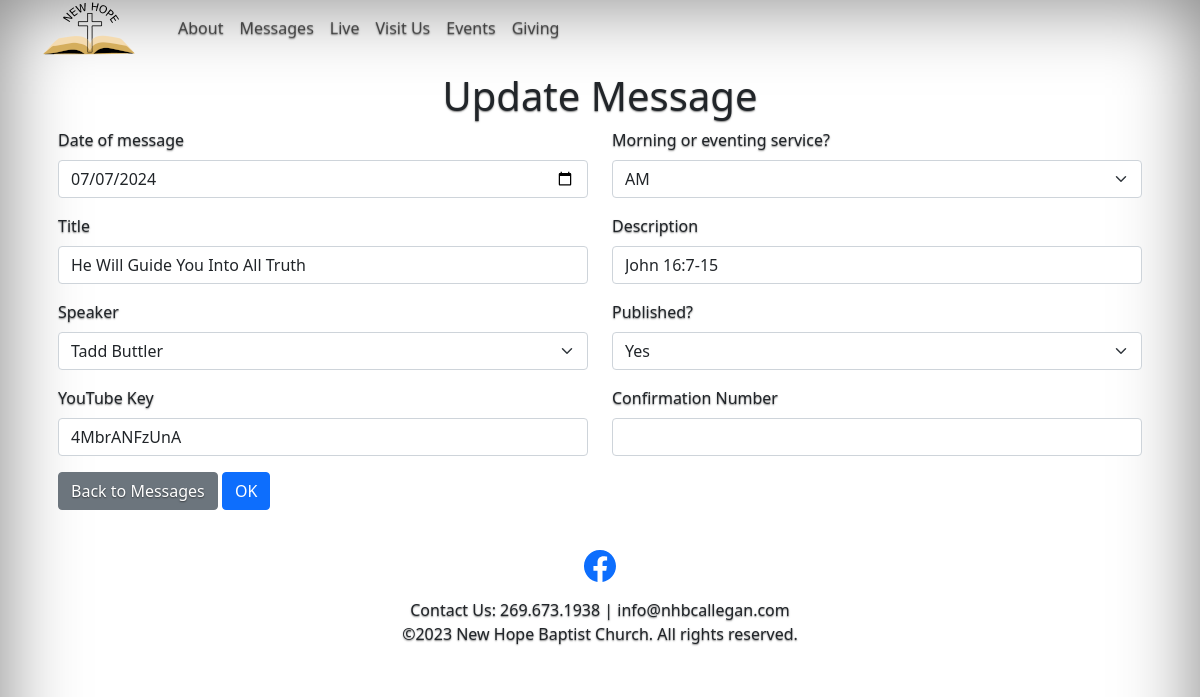
The page /update-message?id=149 on the database its author committed.
### app/models.py (models this page shows)
class VideoMessage(db.Model):
    id = db.Column(db.Integer, primary_key=True)
    title = db.Column(db.String(128))
    description = db.Column(db.String(256))
    timestamp = db.Column(db.DateTime, index=True, default=datetime.utcnow)
    youtube_id = db.Column(db.String(256), unique=True)
    speaker_id = db.Column(db.Integer, db.ForeignKey('speaker.id'))
    is_published = db.Column(db.Boolean)
    def __repr__(self) -> str:
        return f'VideoMessage:"{self.title} - {self.description}" Id:{self.id}, Timestamp:{self.timestamp}, YouTubeId:{self.youtube_id} IsPublished:{self.is_published} SpeakerId:{self.speaker_id}'

### app/routes.py (the view)
@app.route('/update-message', methods=['GET','POST'])
def update_message():
    baseMessage = 'update-message:'
    form = AddMessageForm(request.form)
    form.speaker.choices = GetSpeakerList()
    if form.validate_on_submit() and AuthorizedToUpdate(form.password.data):
        messageId = int(form.id.data)
        app.logger.info(f'{baseMessage} Form validated. Message ID: {messageId}')
        message = VideoMessage.query.filter_by(id = messageId).first()
        if bool(message):
            app.logger.info(f'{baseMessage} Update message: {message}')
            dateToStore = GetDateToStore(form.date.data, form.is_am_service.data == 'am')
            app.logger.info(f'{baseMessage} Message date: {dateToStore}')
            message.title = form.title.data
            message.description = form.description.data
            message.timestamp = dateToStore
            message.youtube_id = form.youtube_id.data
            message.is_published = True if form.is_published.data == '1' else False
            message.speaker_id = int(form.speaker.data)
            db.session.commit()
        else:
            app.logger.info(f'{baseMessage} Could not find the message to update.')
        return redirect(url_for('list_messages'))
    else:
        app.logger.info(f'{baseMessage} The form did not validate. FormMethod:{request.method}')
    if request.method == 'GET':
        messageId = int(request.args['id'])
        app.logger.info(f'{baseMessage} Message ID: {messageId}')
        message = VideoMessage.query.filter_by(id = messageId).first()
        app.logger.info(f'{baseMessage} Display message: {message}')
        if bool(message):
            form.id.data = messageId
            form.is_am_service.data = 'am' if message.timestamp.hour == 14 or message.timestamp.hour == 15 else 'pm'
            form.title.data = message.title
            form.description.data = message.description
            form.date.data = message.timestamp
            form.youtube_id.data = message.youtube_id
            form.is_published.data = '1' if message.is_published else '0'
            form.speaker.data = str(message.speaker_id)
    return render_template(
        'update_message.html',
        model = pageModel,
        form = form
    )

### app/routes.py (called while the page is built)
def GetSpeakerList():
    speakers = Speaker.query.order_by(Speaker.last_name.asc()).all()
    speakerList = [(s.id, f'{s.first_name} {s.last_name}') for s in speakers]
    return speakerList

### app/templates/update_message.html (shortened to what this page needs)
{% extends "base.html" %}
{% block content %}
    <div class="row p-3 rounded">
        <div class="col-12">
            <h1 style="text-align: center;">Update Message</h1>
        </div>
        <form  method="POST" action="{{ url_for('update_message') }}">
            <div class="row">
                <div class="col-md-6 mb-3">
                    {{ form.date.label(class_='form-label') }}
                    {{ form.date }}
                </div>
                <div class="col-md-6 mb-3">
                    {{ form.is_am_service.label(class_='form-label') }}
                    {{ form.is_am_service }}
                </div>
            </div>
            <div class="row">
                <div class="col-md-6 mb-3">
                    {{ form.title.label(class_='form-label') }}
                    {{ form.title }}
                </div>
                <div class="col-md-6 mb-3">
                    {{ form.description.label(class_='form-label') }}
                    {{ form.description }}
                </div>
            </div>
            <div class="row">
                <div class="col-md-6 mb-3">
                    {{ form.speaker.label(class_='form-label') }}
                    {{ form.speaker }}
                </div>
                <div class="col-md-6 mb-3 form-group">
                    {{ form.is_published.label(class_='form-label') }}
                    {{ form.is_published }}
                </div>
            </div>
            <div class="row">
                <div class="col-md-6 mb-3">
                    {{ form.youtube_id.label(class_='form-label') }}
                    {{ form.youtube_id }}
                </div>
                <div class="col-md-6 mb-3">
                    {{ form.password.label(class_='form-label') }}
                    {{ form.password }}
                </div>
            </div>
            <div class="row">
                <div class="col-md-12">
                    <a href="{{ url_for('list_messages')}}" class="btn btn-secondary">Back to Messages</a> {{ form.submit }}
                </div>
            </div>
    </form>
    </div>
{% endblock %}

### rows shown on the page
VideoMessage: title "He Will Guide You Into All Truth", description "John 16:7-15", speaker "Tadd Buttler", is_published "Yes", youtube_id "4MbrANFzUnA"
